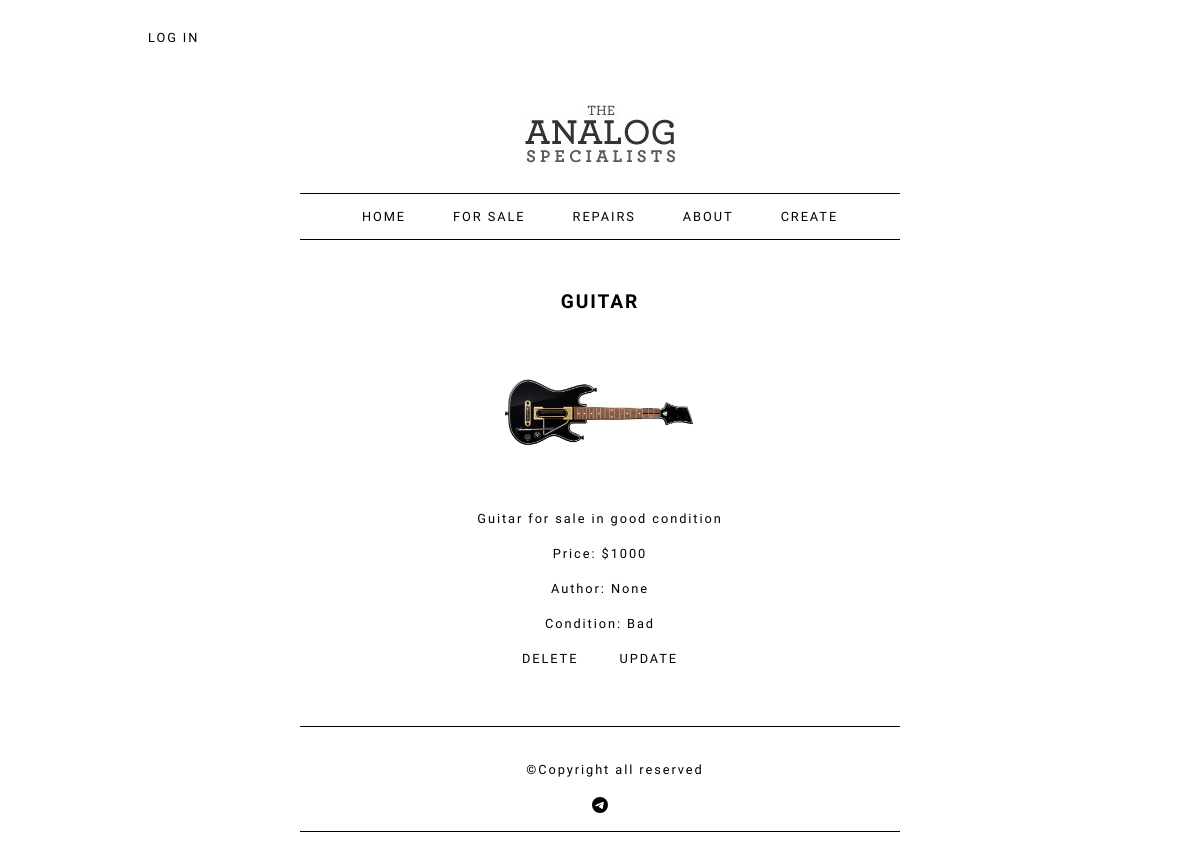
Screenshot of /sale/2/guitar with the database file from the repository.
### pages/models.py (models this page shows, shortened)
class Product(models.Model):
    class Status(models.TextChoices):
        GOOD = 'Good', 'GOOD'
        BAD = 'Bad', 'BAD'
    title = models.CharField(max_length=50)
    image = models.ImageField(upload_to='products/%Y%m%d/')
    description = models.TextField()
    price = models.PositiveIntegerField()
    author = models.CharField(max_length=20, blank=True, null=True)
    condition = models.CharField(max_length=4, choices=Status.choices, default=Status.GOOD, blank=True, null=True)
    created = models.DateTimeField(auto_now_add=True, blank=True, null=True)
    updated = models.DateTimeField(auto_now_add=True, blank=True, null=True)
    slug = models.SlugField(blank=True, null=True)
    def get_absolute_url(self):
        return reverse(
            'sale_detail',
            args=[self.pk, self.slug]
        )
    class Meta:
        ordering = ['-id']

### pages/views.py (the view)
# urls.py: path('sale/<int:pk>/<slug>', sale_detail, name='sale_detail'),
def sale_detail(request, pk, slug):
    try:
        product = Product.objects.get(id=pk, slug=slug)
    except Product.DoesNotExist:
        return render(request, 'errors/404.html')
    context = {
        'product': product
    }
    return render(
        request,
        'pages/sale_detail.html',
        context
    )

### pages/templates/pages/sale_detail.html (shortened to what this page needs)
{% extends 'base.html' %}
{% load static %}
{% block content %}
    <div class="product">
        <h2>{{ product.title}}</h2>
        <img src="{{ product.image.url }}" alt="Piano"/>
        <p>{{ product.description}}</p>
        <p>Price: ${{ product.price}}</p>
        <p>Author: {{ product.author }}</p>
        <p>Condition: {{ product.condition }}</p>
        <p>
            <a href="{{ product.get_absolute_url}}/delete">Delete</a>
            <a href="{{ product.get_absolute_url}}/update">Update</a>
        </p>
    </div>
{% endblock %}

### pages/static/css/base.css (style rules this page uses)
body { font-size: 80%; font-family: 'Raleway', sans-serif; letter-spacing: 0.15em; background-color: #ffffff; }
div { max-width: 940px; min-width: 720px; margin: 10px auto 10px auto; padding: 20px; }
h2 { width: 150px; margin: 10px auto 25px auto; }
p { text-align: center; width: 600px; margin: 20px auto 20px auto; font-weight: normal; }
a { color: #000000; text-transform: uppercase; text-decoration: none; padding: 6px 18px 5px 18px; }
.product { margin: 20px auto 20px auto; text-align: center; }
.product img { width: 200px; height: 150px; }
.product h2 { font-family:'Raleway', sans-serif; text-transform: uppercase; }

### rows the page displays
Product: title "GUITAR", image (picture), description "Guitar for sale in good condition", price "1000", author "None", condition "Bad"
